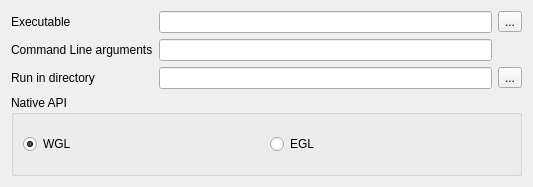
<?xml version="1.0" encoding="UTF-8"?>
<ui version="4.0">
 <class>DGLProjPropertiesRunAppClass</class>
 <widget class="QWidget" name="DGLProjPropertiesRunAppClass">
  <property name="windowModality">
   <enum>Qt::NonModal</enum>
  </property>
  <property name="geometry">
   <rect>
    <x>0</x>
    <y>0</y>
    <width>533</width>
    <height>187</height>
   </rect>
  </property>
  <property name="windowTitle">
   <string>Run application</string>
  </property>
  <layout class="QVBoxLayout" name="verticalLayout_2">
   <item>
    <layout class="QGridLayout" name="gridLayout">
     <item row="2" column="1">
      <widget class="QLineEdit" name="lineEdit_CommandLineArgs"/>
     </item>
     <item row="3" column="1">
      <widget class="QLineEdit" name="lineEdit_Path"/>
     </item>
     <item row="3" column="0">
      <widget class="QLabel" name="label_3">
       <property name="text">
        <string>Run in directory</string>
       </property>
      </widget>
     </item>
     <item row="0" column="1">
      <widget class="QLineEdit" name="lineEdit_Executable"/>
     </item>
     <item row="2" column="0">
      <widget class="QLabel" name="label_2">
       <property name="text">
        <string>Command Line arguments</string>
       </property>
      </widget>
     </item>
     <item row="0" column="0">
      <widget class="QLabel" name="label">
       <property name="text">
        <string>Executable</string>
       </property>
      </widget>
     </item>
     <item row="0" column="2">
      <widget class="QToolButton" name="toolButton_Exec">
       <property name="text">
        <string>...</string>
       </property>
      </widget>
     </item>
     <item row="3" column="2">
      <widget class="QToolButton" name="toolButton_Dir">
       <property name="text">
        <string>...</string>
       </property>
      </widget>
     </item>
    </layout>
   </item>
   <item>
    <widget class="QGroupBox" name="groupBox_Mode">
     <property name="title">
      <string>Native API</string>
     </property>
     <layout class="QHBoxLayout" name="horizontalLayout">
      <item>
       <widget class="QRadioButton" name="radioButton_ModeWGLGLX">
        <property name="text">
         <string>WGL</string>
        </property>
        <property name="checked">
         <bool>true</bool>
        </property>
       </widget>
      </item>
      <item>
       <widget class="QRadioButton" name="radioButton_ModeEGL">
        <property name="text">
         <string>EGL</string>
        </property>
       </widget>
      </item>
     </layout>
    </widget>
   </item>
  </layout>
 </widget>
 <resources/>
 <connections/>
</ui>
